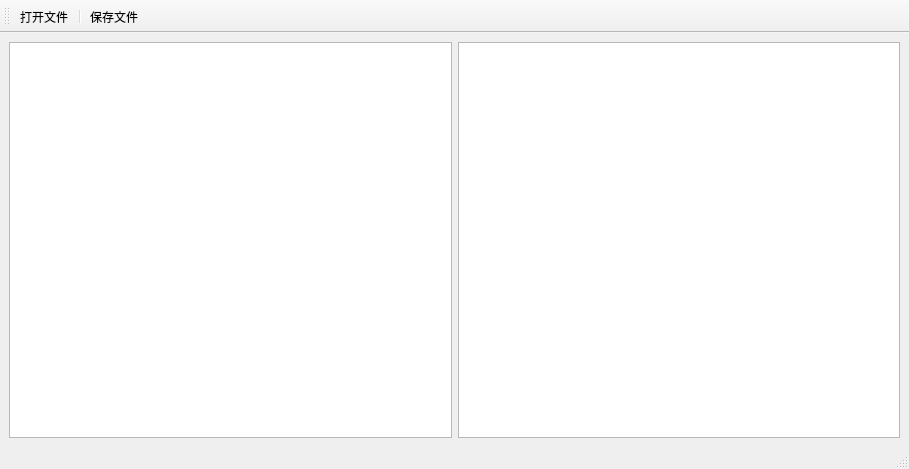
<?xml version="1.0" encoding="UTF-8"?>
<ui version="4.0">
 <class>MainWindow</class>
 <widget class="QMainWindow" name="MainWindow">
  <property name="geometry">
   <rect>
    <x>0</x>
    <y>0</y>
    <width>909</width>
    <height>469</height>
   </rect>
  </property>
  <property name="windowTitle">
   <string>MainWindow</string>
  </property>
  <widget class="QWidget" name="centralwidget">
   <layout class="QVBoxLayout" name="verticalLayout">
    <item>
     <layout class="QHBoxLayout" name="horizontalLayout">
      <item>
       <widget class="QTableView" name="tableView"/>
      </item>
      <item>
       <widget class="QPlainTextEdit" name="plainTextEdit"/>
      </item>
     </layout>
    </item>
   </layout>
  </widget>
  <widget class="QStatusBar" name="statusbar"/>
  <widget class="QToolBar" name="toolBar">
   <property name="windowTitle">
    <string>toolBar</string>
   </property>
   <attribute name="toolBarArea">
    <enum>TopToolBarArea</enum>
   </attribute>
   <attribute name="toolBarBreak">
    <bool>false</bool>
   </attribute>
   <addaction name="actOpenFile"/>
   <addaction name="separator"/>
   <addaction name="actSaveFile"/>
  </widget>
  <action name="actOpenFile">
   <property name="text">
    <string>打开文件</string>
   </property>
  </action>
  <action name="actSaveFile">
   <property name="text">
    <string>保存文件</string>
   </property>
  </action>
 </widget>
 <resources/>
 <connections/>
</ui>
